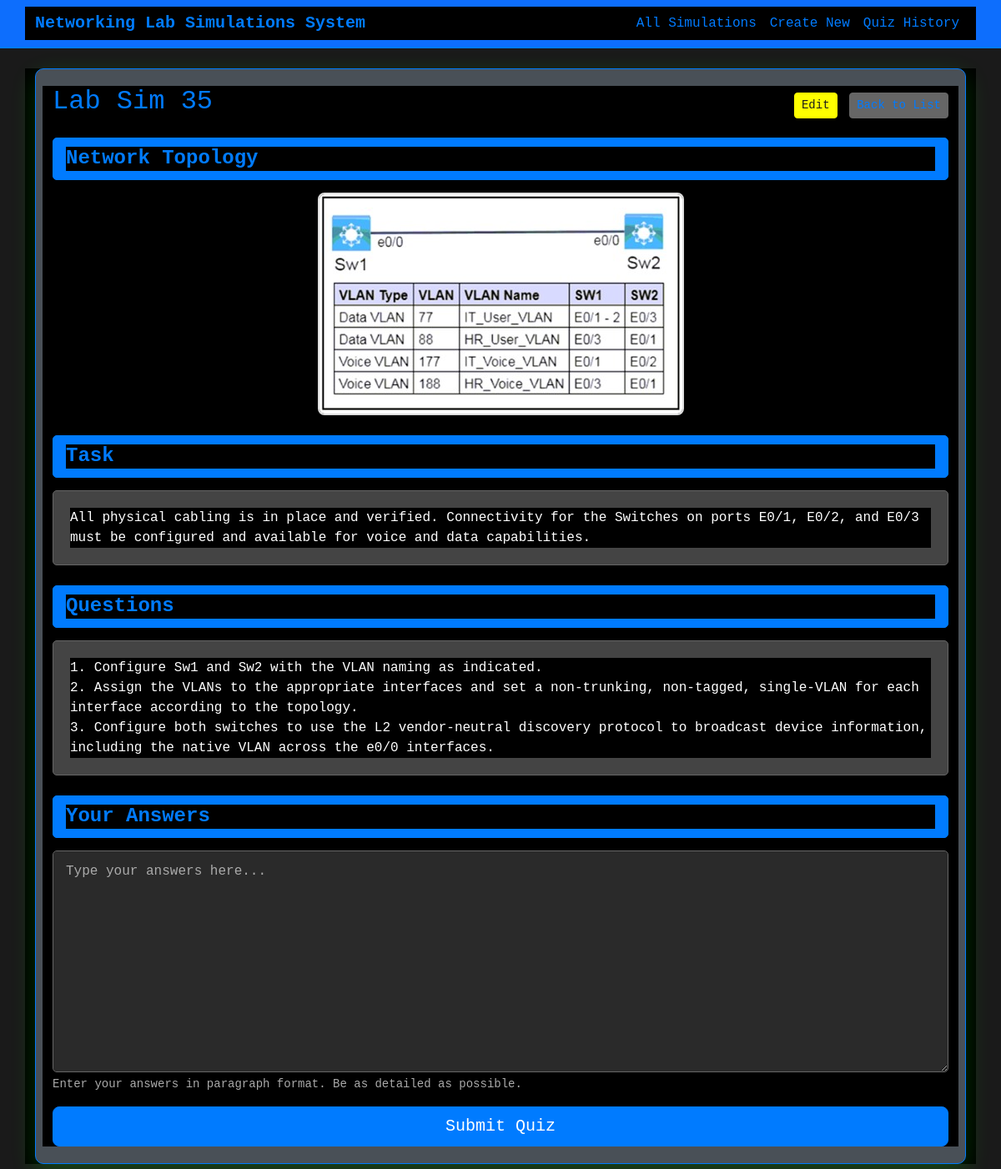
The app's page /simulation/48/ with its own data.
### lab_simulations/models.py (models this page shows, shortened)
class LabSimulation(models.Model):
    title = models.CharField(max_length=200)
    image = models.ImageField(upload_to='uploads/', help_text="Upload network topology image")
    task = models.TextField(help_text="Enter the task description")
    questions = models.TextField(help_text="Enter the questions (one per line or paragraph)")
    lab_answers = models.TextField(help_text="Enter the correct lab answers")
    user_answers = models.TextField(blank=True, help_text="User's submitted answers")
    created_at = models.DateTimeField(auto_now_add=True)
    updated_at = models.DateTimeField(auto_now=True)
    class Meta:
        ordering = ['-created_at']
    _COMMAND_EQUIVALENCIES = {
        'copy running-config startup-config': 'wr',
        'copy running-config start-up-config': 'wr',
        'copy running start': 'wr',
        'write memory': 'wr',
        'write mem': 'wr',
        'wr': 'wr',
        'configure terminal': 'conf t',
        'config t': 'conf t',
        'conf t': 'conf t',
        'interface': 'int',
        'int': 'int',
        'enable': 'en',
        'en': 'en',
        'no shutdown': 'no shut',
        'no shut': 'no shut',
        'exit': 'exit',
        'end': 'end',
        'line': 'line',
    }
    _SORTED_EQUIVALENCY_KEYS = sorted(_COMMAND_EQUIVALENCIES.keys(), key=len, reverse=True)

### lab_simulations/views.py (the view)
# urls.py: path('simulation/<int:pk>/', views.SimulationDetailView.as_view(), name='simulation_detail'),
class SimulationDetailView(DetailView):
    model = LabSimulation
    template_name = 'lab_simulations/simulation_detail.html'
    context_object_name = 'simulation'
    def get_context_data(self, **kwargs):
        context = super().get_context_data(**kwargs)
        context['quiz_form'] = QuizForm(instance=self.object)
        return context

### lab_simulations/forms.py
class QuizForm(forms.ModelForm):
    class Meta:
        model = LabSimulation
        fields = ['user_answers']
        widgets = {
            'user_answers': forms.Textarea(attrs={'class': 'form-control', 'rows': 10, 'placeholder': 'Type your answers here...'}),
        }
        labels = {
            'user_answers': 'Your Submitted Answers',
        }
    def __init__(self, *args, **kwargs):
        super().__init__(*args, **kwargs)
        if self.instance:
            self.initial['user_answers'] = ""

### lab_simulations/templates/lab_simulations/simulation_detail.html (shortened to what this page needs)
{% extends 'lab_simulations/base.html' %}
{% block content %}
<div class="quiz-container">
    <div class="row">
        <div class="col-md-12">
            <div class="d-flex justify-content-between align-items-center mb-3">
                <h2>{{ simulation.title }}</h2>
                <div>
                    <a href="{% url 'simulation_update' simulation.pk %}" class="btn btn-warning btn-sm">Edit</a>
                    <a href="{% url 'simulation_list' %}" class="btn btn-secondary btn-sm">Back to List</a>
                </div>
            </div>
            {% if simulation.image %}
                <div class="section-header">
                    <h4>Network Topology</h4>
                </div>
                <div class="text-center mb-4">
                    <img src="{{ simulation.image.url }}" alt="Network Topology" class="network-topology-img">
                </div>
            {% endif %}
            <div class="section-header">
                <h4>Task</h4>
            </div>
            <div class="content-section mb-4">
                <p>{{ simulation.task|linebreaks }}</p>
            </div>
            <div class="section-header">
                <h4>Questions</h4>
            </div>
            <div class="content-section mb-4">
                <p>{{ simulation.questions|linebreaks }}</p>
            </div>
            <div class="section-header">
                <h4>Your Answers</h4>
            </div>
            <form method="post" action="{% url 'submit_quiz' simulation.pk %}" class="quiz-form">
                <div class="mb-3">
                    {{ quiz_form.user_answers }}
                    <div class="form-text">Enter your answers in paragraph format. Be as detailed as possible.</div>
                </div>
                <div class="d-grid gap-2">
                    <button type="submit" class="btn btn-primary btn-lg">Submit Quiz</button>
                </div>
            </form>
        </div>
    </div>
</div>
{% endblock %}

### static/css/style.css (style rules this page uses)
html { background-color: #1a1a1a !important; min-height: 100% !important; }
html, body { background-color: #1a1a1a !important; color: #007BFF !important; font-family: 'Courier New', monospace !important; min-height: 100vh !important; margin: 0; padding: 0; }
body::before { content: ''; position: fixed; top: 0; left: 0; width: 100%; height: 100%; background-color: #1a1a1a; z-index: -9999; pointer-events: none; }
*, *::before, *::after { color: #007BFF !important; box-sizing: border-box; }
h1, h2, h3, h4, h5, h6, p, span, div, label, small, li, td, th, a, strong, em, i, b { color: #007BFF !important; }
.row, .col, .col-1, .col-2, .col-3, .col-4, .col-5, .col-6, .col-7, .col-8, .col-9, .col-10, .col-11, .col-12, .col-sm, .col-sm-1, .col-sm-2, .col-sm-3, .col-sm-4, .col-sm-5, .col-sm-6, .col-sm-7, .col-sm-8, .col-sm-9, .col-sm-10, .col-sm-11, .col-sm-12, .col-md, .col-md-1, .col-md-2, .col-md-3, .col-md-4, .col-md-5, .col-md-6, .col-md-7, .col-md-8, .col-md-9, .col-md-10, .col-md-11, .col-md-12, .col-lg, .col-lg-1, .col-lg-2, .col-lg-3, .col-lg-4, .col-lg-5, .col-lg-6, .col-lg-7, .col-lg-8, .col-lg-9, .col-lg-10, .col-lg-11, .col-lg-12, .col-xl, .col-xl-1, .col-xl-2, .col-xl-3, .col-xl-4, .col-xl-5, .col-xl-6, .col-xl-7, .col-xl-8, .col-xl-9, .col-xl-10, .col-xl-11, .col-xl-12 { background-color: black; }
.quiz-container { background: black; color: #007BFF !important; border-radius: 15px; padding: 30px; margin: 20px 0; box-shadow: 0 10px 30px rgba(0, 255, 0, 0.2); border: 1px solid #007BFF; }
.section-header { background: #007BFF !important; color: #007BFF !important; padding: 15px 20px; border-radius: 10px; margin-bottom: 20px; backdrop-filter: blur(10px); border: 1px solid #007BFF; }
.section-header h4 { margin: 0; font-weight: 600; color: #007BFF !important; }
.network-topology-img { max-width: 100%; height: auto; border: 2px solid #007BFF; border-radius: 8px; box-shadow: 0 4px 6px rgba(0, 255, 0, 0.3); transition: transform 0.3s ease; background-color: #2a2a2a; }
.btn { border-radius: 25px; padding: 10px 20px; font-weight: 600; transition: all 0.3s ease; background-color: #007BFF !important; color: #1a1a1a !important; border: 1px solid #007BFF !important; }
.btn-primary { background-color: #007BFF !important; border-color: #007BFF !important; color: #ffffff !important; }
.btn-secondary { background-color: #666 !important; border-color: #666 !important; color: #007BFF !important; }
.btn-warning { background-color: #ffff00 !important; border-color: #ffff00 !important; color: #1a1a1a !important; }
.form-control, .form-select { border-radius: 10px; border: 2px solid #007BFF !important; padding: 12px 15px; transition: border-color 0.3s ease; background-color: #2a2a2a !important; color: #007BFF !important; }
.form-control::placeholder { color: #666 !important; opacity: 1; }
.form-text { color: #00cc00 !important; }
textarea { background-color: #2a2a2a !important; color: #007BFF !important; border: 2px solid #007BFF !important; resize: vertical; }
a { color: #00cc00 !important; text-decoration: none; }
a.btn { text-decoration: none !important; }
body *, body *::before, body *::after { background-color: black; }

### lab_simulations/templates/lab_simulations/base.html (style rules this page uses)
.network-topology-img { max-width: 100%; height: auto; border: 2px solid #ddd; border-radius: 8px; box-shadow: 0 4px 6px rgba(0, 0, 0, 0.1); }
.quiz-container { background: #f8f9fa; border-radius: 10px; padding: 20px; margin: 20px 0; color: #333; }
body { background-color: #343a40; color: white; }
.quiz-container { background: #495057; color: white; }
.section-header { background: #007bff; color: white; padding: 10px 15px; border-radius: 5px; margin-bottom: 15px; }

### lab_simulations/templates/lab_simulations/simulation_detail.html (style rules this page uses)
.quiz-container h2 { color: white; }
.content-section { background-color: #444 !important; border: 1px solid #666 !important; color: white !important; padding: 20px; border-radius: 5px; }
.quiz-form .form-control, .quiz-form textarea { background-color: #2a2a2a !important; border: 1px solid #666 !important; color: white !important; border-radius: 5px; padding: 12px 15px; }
.quiz-form .form-control::placeholder, .quiz-form textarea::placeholder { color: #aaa !important; opacity: 1; }
.quiz-form .form-text { color: #aaa !important; }
.btn { margin-right: 5px; }
.btn:last-child { margin-right: 0; }
.content-section p { color: white !important; margin-bottom: 0; }

### records on screen
LabSimulation: title "Lab Sim 35", image (picture), task "All physical cabling is in place and verified. Connectivity for the Switches on ports E0/1, E0/2, and E0/3 must be configured and available for voice and data capabilities.", questions "1. Configure Sw1 and Sw2 with the VLAN naming as indicated. 2. Assign the VLANs to the appropriate interfaces and set a non-trunking, non-tagged, single-VLAN for each interface according to the topology. 3. Configure both switches to use the L2 vendor-neutral discovery protocol to broadcast device information, including the native VLAN across the e0/0 interfaces."
